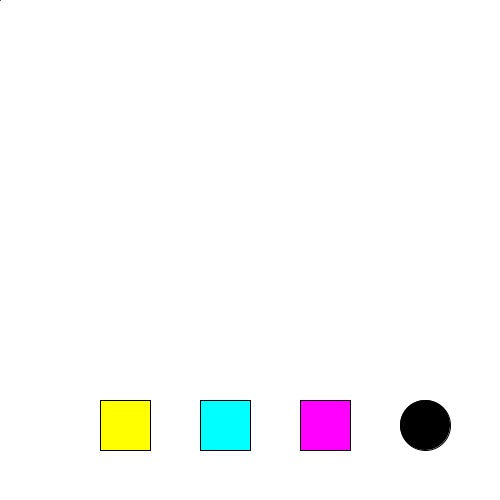
Frame 1 (no input)
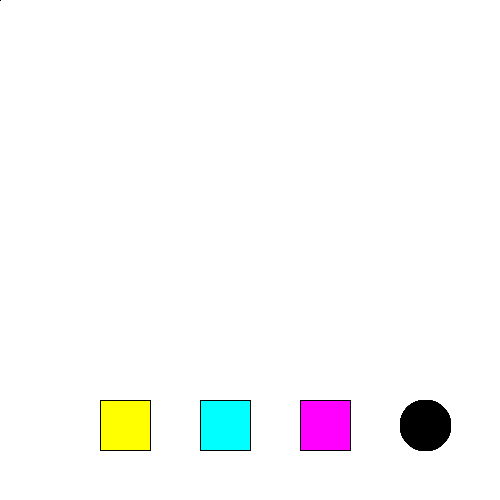
Frame 60 (the mouse pressed at the canvas centre just before this capture)
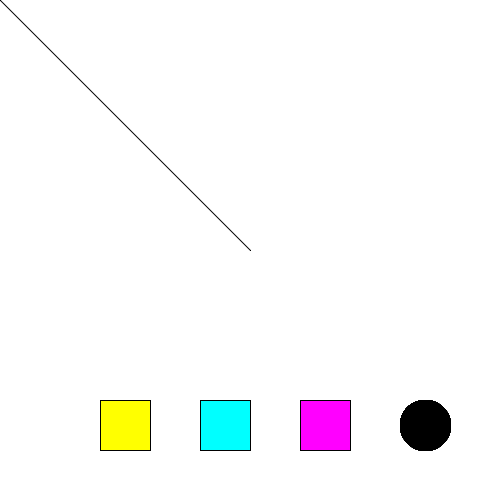
Frame 120 (the mouse held since frame 60 and released just before this capture)

The Processing sketch that drew these frames (run headless with seeded random() and noise(); from frame 60 on, the mouse is pressed at the canvas centre):

// Processing sketch: sketch_250513b
// ── sketch_250513b.pde
//declaro mis variables
color colorLapiz;
int grosorLapiz;

void setup() {
  size( 500, 500 );
  colorMode( HSB, 360, 100, 100 );
  //rectMode( CENTER );  // rect se comporta como circle respecto a su coordenada de origen
  //ellipseMode( CORNER );  // ellipse se comporta como rect

  background( 360 );
  //frameRate( 5 );

  //inicializo mis variables
  colorLapiz = color ( 0 );
  grosorLapiz = 1;
}

void draw() {
  //background(bg);

  //aplico mis variables a mi lapiz (line)
  strokeWeight( grosorLapiz );
  stroke( colorLapiz );
  line( pmouseX, pmouseY, mouseX, mouseY );

  // 1) dibujo mis botones en pantalla
  fill( 60, 100, 100 );
  rect( 100, 400, 50, 50 );
  fill( 180, 100, 100 );
  rect( 200, 400, 50, 50 );
  fill( 300, 100, 100 );
  rect( 300, 400, 50, 50 );
  fill( 0 );
  circle( 425, 425, 50 );


  if ( mousePressed ) {  //se ejecuta en el draw, es decir todo el tiempo
  }
}

//programo mis botones dentro del evento del mouse
void mousePressed() {  //se ejecuta al presionar el mouse

  //boton cuadrado amarillo
  //rect( 100, 400, 50, 50 );
  if ( mouseX > 100 ) {
    if ( mouseX < 100+50 ) {
      if ( mouseY > 400 ) {
        if ( mouseY < 400+50 ) {
          colorLapiz = color( 60, 100, 100 );
        }
      }
    }
  }

  //boton cuadrado cyan
  //rect( 200, 400, 50, 50 );
  // && = AND, me permite SUMAR condiciones en una misma linea condicional
  if ( mouseX > 200 && mouseX < 200+50 && mouseY > 400 && mouseY < 400+50 ) {
    colorLapiz = color( 180, 100, 100 );
  }
}

void keyPressed() {
  background( 360 );
}
